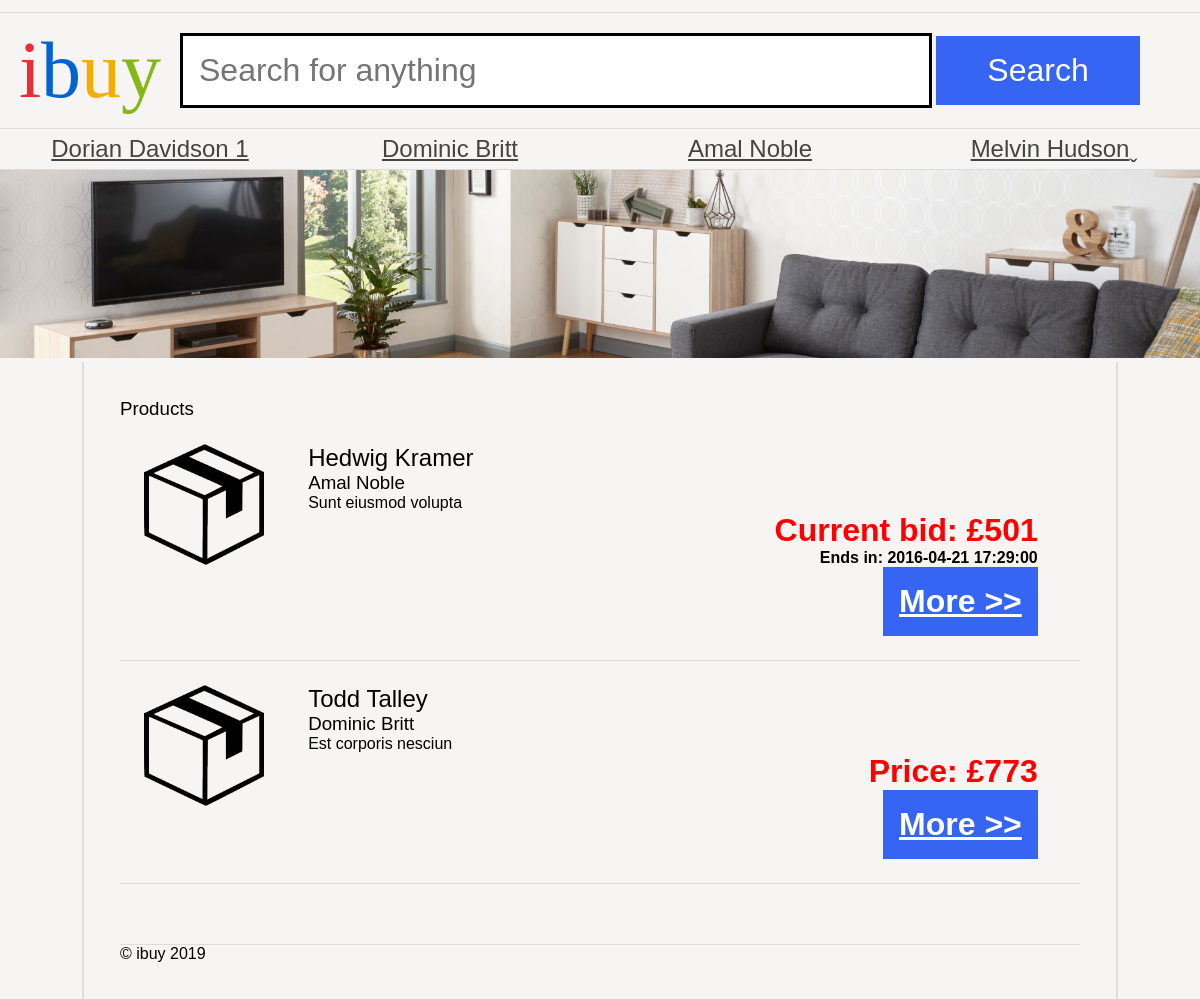
The app's page /home.php with its own data.
### tables this page shows
CREATE TABLE `categories` (
  `id` bigint(20) NOT NULL,
  `name` varchar(255) NOT NULL,
  `description` varchar(255) NOT NULL,
  `created_at` timestamp NOT NULL DEFAULT current_timestamp() ON UPDATE current_timestamp(),
  `updated_at` timestamp NULL DEFAULT NULL
);

CREATE TABLE `products` (
  `id` bigint(20) NOT NULL,
  `name` varchar(255) NOT NULL,
  `description` varchar(255) NOT NULL,
  `price` int(11) NOT NULL,
  `category_id` bigint(20) NOT NULL,
  `user_id` bigint(20) NOT NULL DEFAULT 1,
  `is_auction` tinyint(1) NOT NULL DEFAULT 0,
  `created_at` timestamp NOT NULL DEFAULT current_timestamp() ON UPDATE current_timestamp(),
  `updated_at` timestamp NULL DEFAULT NULL
);

CREATE TABLE `auctions` (
  `id` bigint(20) NOT NULL,
  `name` varchar(255) NOT NULL,
  `product_id` bigint(20) NOT NULL,
  `user_id` bigint(20) NOT NULL,
  `price` int(11) NOT NULL,
  `start_time` timestamp NOT NULL DEFAULT current_timestamp() ON UPDATE current_timestamp(),
  `end_time` timestamp NULL DEFAULT NULL,
  `updated_at` timestamp NULL DEFAULT NULL
);

### home.php (the view, shortened to what this page needs)
<?php
include "db.php";
?>
<?php
function getCategoryName($id)
{
	global $db;
	$query = "SELECT * FROM categories WHERE id = $id";
	$result = mysqli_query($db, $query);
	$category = mysqli_fetch_assoc($result);
	return $category['name'];
}
?>
<!DOCTYPE html>
<html>
<head>
	<link rel="stylesheet" href="ibuy.css" />
</head>
<body>
	<header>
		<h1 ><span class="i">i</span><span class="b">b</span><span class="u">u</span><span class="y">y</span></h1>
		<form action="#">
			<input type="text" name="search" placeholder="Search for anything" />
			<input type="submit" name="submit" value="Search" />
		</form>
	</header>
	<nav>
		<?php
		$query = "SELECT * FROM categories";
		$result = mysqli_query($db, $query);
		?>
		<ul>
			<?php
			while ($row = mysqli_fetch_assoc(
				$result
			)) {
			?>
				<li><a class="categoryLink" href="index.php?category_id=<?php echo $row['id']; ?>"><?php echo $row['name']; ?></a></li>
			<?php
			}
			?>
		</ul>
	</nav>
	<img src="banners/1.jpg" alt="Banner" />
	<main>
		<div class="col-md-3">
			<div class="card">
				<div class="card-header">
					<h3>Products</h3>
				</div>
			</div>
		</div>
		<ul class="productList">
			<?php
			if (isset($_GET['category_id'])) {
				$query = "SELECT * FROM products WHERE category_id = " . $_GET['category_id'];
			} else {
				$query = "SELECT * FROM products";
			}
			$result = mysqli_query($db, $query);
			while ($row = mysqli_fetch_assoc(
				$result
			)) {
			?>
				<li>
					<img src="product.png" alt="product name">
					<article>
						<h2><?php echo $row['name']?></h2>
						<h3><?php echo getCategoryName($row["category_id"])?></h3>
						<p><?php echo $row['description']?></p>
						<?php if ($row['is_auction']) { ?>
							<?php
							$query = "SELECT * FROM auctions WHERE product_id = " . $row['id'];
							$auctionResult = mysqli_query($db, $query);
							$auction = mysqli_fetch_assoc($auctionResult);
							?>
							<p class="price">Current bid: £<?php echo $auction['price']?></p>
							<p class="time">Ends in: <?php echo $auction['end_time']?></p>
							<?php
							} else {
							?>
						<p class="price">Price: £<?php echo $row['price']?></p>
						<?php
						}
						?>
						<a href="productDetail.php?id='<?php echo $row['id']?>'" class="more auctionLink">More &gt;&gt;</a>
					</article>
				</li>
			<?php
			}
			?>
		</ul>
		<footer>
			&copy; ibuy 2019
		</footer>
	</main>
</body>
</html>

### ibuy.css (style rules this page uses)
* { margin: 0; padding: 0; }
body { font-family: 'Oxygen-Regular', sans-serif; background-color: #f6f5f4; max-width: 100vw; overflow-x: hidden; }
h1, h2, h3, h4 { font-weight: normal; }
a, a:visited { color: #444; }
header { margin-top: 1vw; font-family: 'Univers-Light-Normal'; display: grid; grid-template-columns: 15% 85%; align-items: center; padding-top: 1vw; padding-bottom: 1vw; border-top: 1px solid #ddd; border-bottom: 1px solid #ddd; }
header h1 { text-align: center; font-size: 5em; }
form { display: block; }
header form input[type=text] { border: 3px solid black; font-size: 2em; padding: 0.5em; width: 70%; }
body > img { width: 100vw; }
header form input[type=submit] { background-color: #3665f3; color: white; width: 20%; font-size: 2em; padding: 0.5em; cursor: pointer; border: 0; }
header .i { color: #e43137; }
header .b { color: #0063d1; }
header .u { color: #f4ae01; }
header .y { color: #85b716; }
body > nav { border-bottom: 1px solid #ddd; }
body > nav ul li:last-child a:after { content: 'ˬ'; position: absolute; }
body > nav ul { display: flex; width: 100vw; list-style-type: none; }
body > nav ul li { flex: 1; }
body > nav ul li a { display: block; text-align: center; padding-top: 0.5vw; padding-bottom: 0.5vw; font-size: 1.5em; }
.productList { list-style-type: none; }
.productList li { padding: 2vw; border-bottom: 1px solid #ddd; display: grid; grid-template-columns: 18% 80%; }
.productList img { width: auto; display: block; max-width: 10vw; }
p.price { display: block; text-align: right; font-weight: bold; font-size: 2em; }
p.time { display: block; text-align: right; font-weight: bold; font-size: 1em; }
a.more { display: block; text-align: right; font-weight: bold; float: right; background-color: #3665f3; color: white; font-size: 2em; padding: 0.5em; cursor: pointer; }
main { padding: 3vw; display: block; overflow: hidden; width: 80vw; margin: auto; border-left: 2px solid #ddd; border-right: 2px solid #ddd; }
.price { color: red; }
footer { margin-top: 5vw; border-top: 1px solid #ddd; }

### records on screen
categories: name "Dorian Davidson 1"
categories: name "Dominic Britt"
categories: name "Amal Noble"
categories: name "Melvin Hudson"
products: name "Hedwig Kramer", category.name "Amal Noble", description "Sunt eiusmod volupta", auctions.price "501", auctions.end_time "2016-04-21 17:29:00"
products: name "Todd Talley", category.name "Dominic Britt", description "Est corporis nesciun", price "773"
